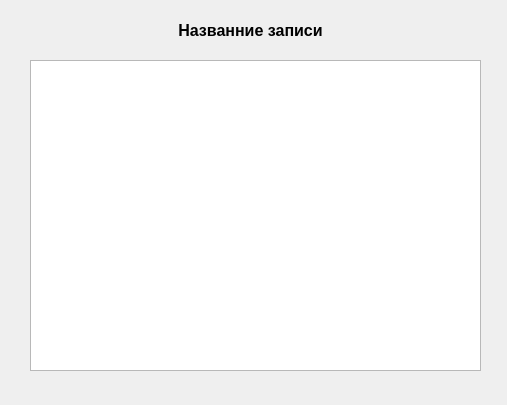
<?xml version="1.0" encoding="UTF-8"?>
<ui version="4.0">
 <class>Form</class>
 <widget class="QWidget" name="Form">
  <property name="geometry">
   <rect>
    <x>0</x>
    <y>0</y>
    <width>507</width>
    <height>405</height>
   </rect>
  </property>
  <property name="windowTitle">
   <string>Показать запись</string>
  </property>
  <widget class="QLabel" name="lName">
   <property name="geometry">
    <rect>
     <x>150</x>
     <y>20</y>
     <width>201</width>
     <height>20</height>
    </rect>
   </property>
   <property name="styleSheet">
    <string notr="true">font-size:16px;font-weight:bold;</string>
   </property>
   <property name="text">
    <string>Названние записи</string>
   </property>
   <property name="alignment">
    <set>Qt::AlignCenter</set>
   </property>
  </widget>
  <widget class="QTextEdit" name="tText">
   <property name="geometry">
    <rect>
     <x>30</x>
     <y>60</y>
     <width>451</width>
     <height>311</height>
    </rect>
   </property>
  </widget>
 </widget>
 <resources/>
 <connections/>
</ui>
